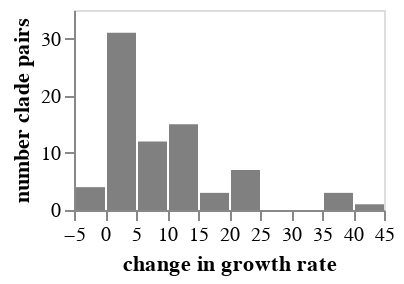

Here is the notebook cell this chart was saved with:
### Markdown cell above
## Distribution of change in growth rates among clade pairs
Showing just clade pairs with DMS data and adequate sequences.

### Code cell
growth_change_df = (
    pango_pair_dms_growth_df
    [["clade", "parent", "change_in_growth_rate"]]
)

growth_change_hist = (
    alt.Chart(growth_change_df)
    .encode(
        alt.X(
            "change_in_growth_rate",
            bin=alt.BinParams(),
            title="change in growth rate",
            axis=alt.Axis(labelFlush=False, labelOverlap=False),
        ),
        alt.Y("count()", title="number clade pairs"),
    )
    .mark_bar(color="gray")
    .configure_axis(grid=False)
    .properties(
        width=155,
        height=100,
    )
)

growth_change_hist

### Figure 1 — Vega-Lite specification as saved in the notebook (floating-point values rounded to 4 significant figures)
{"config": {"view": {"continuousWidth": 300, "continuousHeight": 300}, "axis": {"grid": false}}, "data": {"name": "data-7d182ab13b9c07d1e03ed44f4681bebd"}, "mark": {"type": "bar", "color": "gray"}, "encoding": {"x": {"axis": {"labelFlush": false, "labelOverlap": false}, "bin": {}, "field": "change_in_growth_rate", "title": "change in growth rate", "type": "quantitative"}, "y": {"aggregate": "count", "title": "number clade pairs", "type": "quantitative"}}, "height": 100, "width": 155, "$schema": "https://vega.github.io/schema/vega-lite/v5.8.0.json", "datasets": {"data-7d182ab13b9c07d1e03ed44f4681bebd": [{"clade": "XBB.1", "parent": "XBB", "change_in_growth_rate": 2.141}, {"clade": "XBB.2", "parent": "XBB", "change_in_growth_rate": 1.144}, {"clade": "XBB.1.4", "parent": "XBB.1", "change_in_growth_rate": 3.964}, {"clade": "XBB.1.5", "parent": "XBB.1", "change_in_growth_rate": 24.1}, {"clade": "XBB.1.16", "parent": "XBB.1", "change_in_growth_rate": 38.94}, {"clade": "XBB.1.22", "parent": "XBB.1", "change_in_growth_rate": 39.94}, {"clade": "XBB.1.42", "parent": "XBB.1", "change_in_growth_rate": 40.2}, {"clade": "XBB.1.4.1", "parent": "XBB.1.4", "change_in_growth_rate": -1.792}, {"clade": "XBB.1.5.1", "parent": "XBB.1.5", "change_in_growth_rate": 3.938}, {"clade": "XBB.1.5.2", "parent": "XBB.1.5", "change_in_growth_rate": 2.008}, {"clade": "XBB.1.5.4", "parent": "XBB.1.5", "change_in_growth_rate": 4.592}, {"clade": "XBB.1.5.5", "parent": "XBB.1.5", "change_in_growth_rate": 4.385}, {"clade": "XBB.1.5.10", "parent": "XBB.1.5", "change_in_growth_rate": 12.58}, {"clade": "XBB.1.5.12", "parent": "XBB.1.5", "change_in_growth_rate": 3.467}, {"clade": "XBB.1.5.25", "parent": "XBB.1.5", "change_in_growth_rate": 0.4916}, {"clade": "XBB.1.5.28", "parent": "XBB.1.5", "change_in_growth_rate": 9.764}, {"clade": "XBB.1.5.30", "parent": "XBB.1.5", "change_in_growth_rate": 5.101}, {"clade": "XBB.1.5.35", "parent": "XBB.1.5", "change_in_growth_rate": 3.653}, {"clade": "XBB.1.5.37", "parent": "XBB.1.5", "change_in_growth_rate": 8.224}, {"clade": "XBB.1.5.50", "parent": "XBB.1.5", "change_in_growth_rate": 3.755}, {"clade": "XBB.1.5.56", "parent": "XBB.1.5", "change_in_growth_rate": 2.538}, {"clade": "XBB.1.5.59", "parent": "XBB.1.5", "change_in_growth_rate": 14.54}, {"clade": "XBB.1.5.70", "parent": "XBB.1.5", "change_in_growth_rate": 19.85}, {"clade": "XBB.1.5.72", "parent": "XBB.1.5", "change_in_growth_rate": 20.44}, {"clade": "XBB.1.5.91", "parent": "XBB.1.5", "change_in_growth_rate": 3.355}, {"clade": "XBB.1.5.97", "parent": "XBB.1.5", "change_in_growth_rate": 6.082}, {"clade": "XBB.1.5.100", "parent": "XBB.1.5", "change_in_growth_rate": 5.838}, {"clade": "EM.1", "parent": "XBB.1.5.7", "change_in_growth_rate": -0.08633}, {"clade": "EK.2", "parent": "XBB.1.5.13", "change_in_growth_rate": 0.02014}, {"clade": "EL.1", "parent": "XBB.1.5.14", "change_in_growth_rate": 3.102}, {"clade": "FD.2", "parent": "XBB.1.5.15", "change_in_growth_rate": 0.218}, {"clade": "GF.1", "parent": "XBB.1.5.24", "change_in_growth_rate": 10.57}, {"clade": "GB.1", "parent": "XBB.1.5.46", "change_in_growth_rate": 10.27}, {"clade": "HT.2", "parent": "XBB.1.5.49", "change_in_growth_rate": 2.231}, {"clade": "GK.1", "parent": "XBB.1.5.70", "change_in_growth_rate": 4.28}, {"clade": "GK.1.1", "parent": "GK.1", "change_in_growth_rate": 11.04}, {"clade": "GN.1", "parent": "XBB.1.5.73", "change_in_growth_rate": 14.52}, {"clade": "XBB.1.9.1", "parent": "XBB.1.9", "change_in_growth_rate": 24.47}, {"clade": "XBB.1.9.2", "parent": "XBB.1.9", "change_in_growth_rate": 24.67}, {"clade": "FL.1", "parent": "XBB.1.9.1", "change_in_growth_rate": 1.834}, {"clade": "FL.7", "parent": "XBB.1.9.1", "change_in_growth_rate": 4.047}, {"clade": "FL.14", "parent": "XBB.1.9.1", "change_in_growth_rate": 6.241}, {"clade": "FL.15", "parent": "XBB.1.9.1", "change_in_growth_rate": 12.93}, {"clade": "FL.16", "parent": "XBB.1.9.1", "change_in_growth_rate": 9.32}, {"clade": "FL.20", "parent": "XBB.1.9.1", "change_in_growth_rate": 21.46}, {"clade": "FL.24", "parent": "XBB.1.9.1", "change_in_growth_rate": 14.38}, {"clade": "FL.1.5", "parent": "FL.1", "change_in_growth_rate": 10.45}, {"clade": "FL.1.5.1", "parent": "FL.1.5", "change_in_growth_rate": 13.06}, {"clade": "FL.10.1", "parent": "FL.10", "change_in_growth_rate": 16.62}, {"clade": "EG.1", "parent": "XBB.1.9.2", "change_in_growth_rate": 2.618}, {"clade": "EG.2", "parent": "XBB.1.9.2", "change_in_growth_rate": 8.362}, {"clade": "HK.3", "parent": "EG.5.1.1", "change_in_growth_rate": 22.05}, {"clade": "HK.6", "parent": "EG.5.1.1", "change_in_growth_rate": 5.164}, {"clade": "EG.5.1.6", "parent": "EG.5.1", "change_in_growth_rate": 6.553}, {"clade": "HV.1", "parent": "EG.5.1.6", "change_in_growth_rate": 10.33}, {"clade": "XBB.1.16.1", "parent": "XBB.1.16", "change_in_growth_rate": -0.2868}, {"clade": "XBB.1.16.6", "parent": "XBB.1.16", "change_in_growth_rate": 14.43}, {"clade": "XBB.1.16.7", "parent": "XBB.1.16", "change_in_growth_rate": 2.143}, {"clade": "XBB.1.16.8", "parent": "XBB.1.16", "change_in_growth_rate": 3.379}, {"clade": "XBB.1.16.9", "parent": "XBB.1.16", "change_in_growth_rate": 10.66}, {"clade": "XBB.1.16.11", "parent": "XBB.1.16", "change_in_growth_rate": 12.44}, {"clade": "XBB.1.16.15", "parent": "XBB.1.16", "change_in_growth_rate": 16.85}, {"clade": "FU.2.1", "parent": "FU.2", "change_in_growth_rate": 3.853}, {"clade": "HF.1", "parent": "XBB.1.16.13", "change_in_growth_rate": 11.76}, {"clade": "XBB.1.22.1", "parent": "XBB.1.22", "change_in_growth_rate": -0.1922}, {"clade": "FY.2", "parent": "XBB.1.22.1", "change_in_growth_rate": 2.4}, {"clade": "FY.5", "parent": "XBB.1.22.1", "change_in_growth_rate": 6.475}, {"clade": "FY.2.1", "parent": "FY.2", "change_in_growth_rate": 0.6197}, {"clade": "FY.3.1", "parent": "FY.3", "change_in_growth_rate": 0.5668}, {"clade": "XBB.2.3", "parent": "XBB.2", "change_in_growth_rate": 38.52}, {"clade": "XBB.2.4", "parent": "XBB.2", "change_in_growth_rate": 23.3}, {"clade": "XBB.2.3.2", "parent": "XBB.2.3", "change_in_growth_rate": 1.886}, {"clade": "XBB.2.3.3", "parent": "XBB.2.3", "change_in_growth_rate": 3.219}, {"clade": "XBB.2.3.5", "parent": "XBB.2.3", "change_in_growth_rate": 1.391}, {"clade": "XBB.2.3.8", "parent": "XBB.2.3", "change_in_growth_rate": 4.002}, {"clade": "XBB.2.3.11", "parent": "XBB.2.3", "change_in_growth_rate": 6.028}]}}
